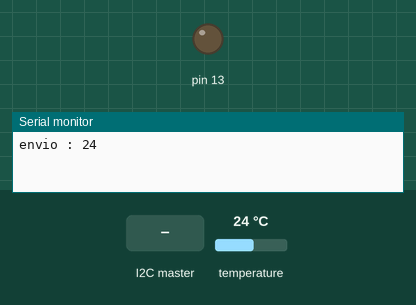
Recording of a sketch running on a simulated Arduino Uno, built with avr-gcc and run on an emulated ATmega328P. Parts: output pins drawn as LEDs (lit = HIGH), the last lines printed to the serial monitor. The test bench sets the inputs (shaded band); at power-on: temperature 24 °C.

Above: at 1.2 s.
1.3 s: the I2C master sends the byte 0
At 2.5 s:
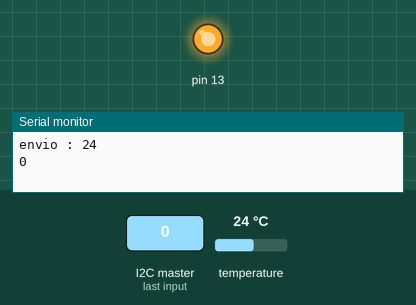
2.8 s: the I2C master sends the byte 1
At 3.7 s:
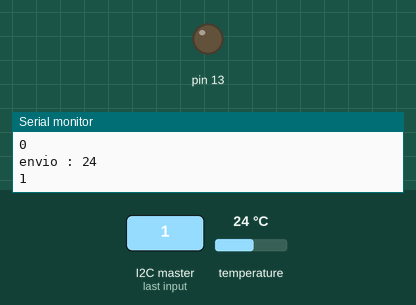
Timing chart, 0 to 5.8 s (numbered marks = the images above; inputs shaded):
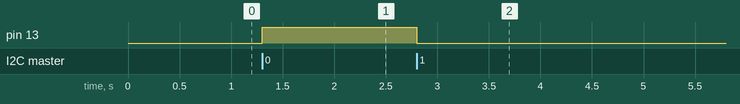

The sketch:

I2C.ino
```cpp
#include <Wire.h>
#include <OneWire.h>
#include <DallasTemperature.h>

OneWire ourWire(2);
DallasTemperature sensors(&ourWire);

#define SLAVE_ADDRESS 0X04
int x=0;

void setup(){
    pinMode(13, OUTPUT);
    Serial.begin(9600);
    Wire.begin(SLAVE_ADDRESS);
    Wire.onReceive(receiveData);
    Wire.onRequest(rpi);
    sensors.begin();
}
void loop(void){
  sensors.requestTemperatures();
  x=sensors.getTempCByIndex(0);
  Serial.print("envio : ");
  Serial.println(x);
  delay(1000);
  Wire.onRequest(rpi);
}
void receiveData(int byteCount){

    while(Wire.available()) {
         byteCount = Wire.read();
         Serial.println(byteCount);
         if( byteCount==0 ){
         digitalWrite(13,HIGH);
         }
         if( byteCount==1 ){
           digitalWrite(13,LOW);
         }
     }
}
void rpi(){
  Wire.write(x);
}
```

Measured:
- after the input at 1.3 s, pin 13: LOW → HIGH at once
- after the input at 2.8 s, pin 13: HIGH → LOW at once
